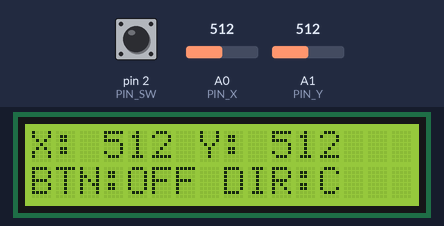
A sketch run on a simulated Arduino Uno, built with avr-gcc and run on an emulated ATmega328P. Shown: 16×2 character LCD. Inputs (shaded band) come from the test bench; at power-on: A0 (PIN_X) = 512, A1 (PIN_Y) = 512, pin 2 (PIN_SW) HIGH. What the sketch prints to the serial monitor is not drawn.

Above: at 1.2 s.
1.3 s: A0 (PIN_X) set to 614
At 2.3 s:
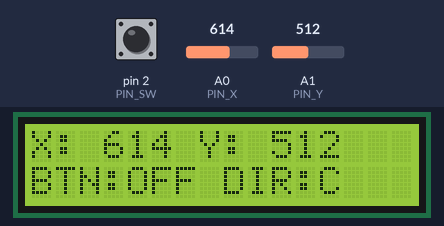
2.8 s: A0 (PIN_X) set to 641
At 3.7 s:
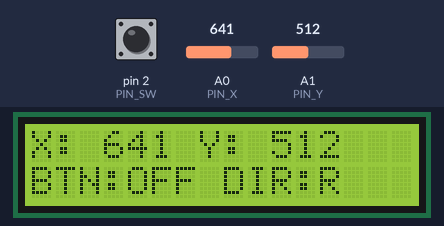
4.4 s: A1 (PIN_Y) set to 615
At 4.9 s:
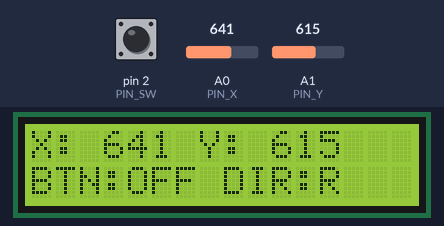
5.9 s: A1 (PIN_Y) set to 635
At 7.2 s:
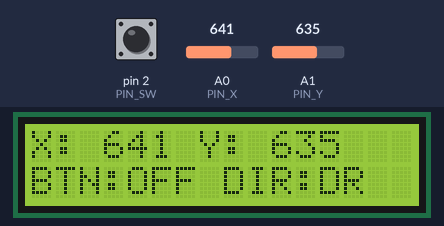
7.5 s: pin 2 (PIN_SW) pulled LOW for 0.15 s
At 7.71 s:
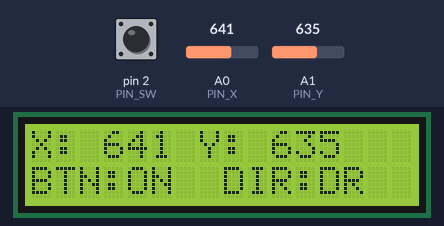
9.2 s: A1 (PIN_Y) set to 0
At 9.7 s:
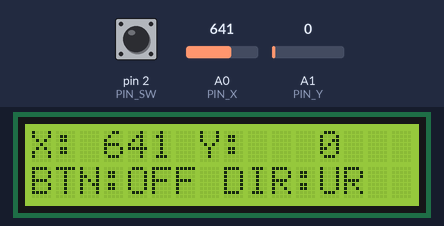
Timing chart, 0 to 11.7 s (numbered marks = the images above; inputs shaded):
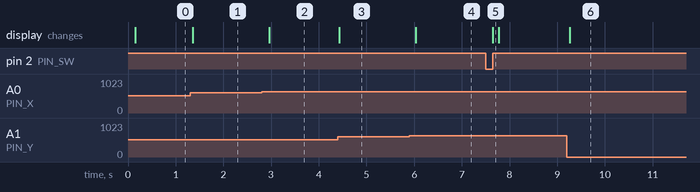

The sketch:

joystick_lcd.ino
```cpp
// KY-023 ジョイスティックの X/Y/ボタンを I2C 1602 LCD に表示する。
// 併せて Serial にも "x,y,sw" CSV を送出するので docs/ の Web ページでも使える。
//
// 配線:
//   [KY-023]                 [LCD I2C (PCF8574)]
//   GND -> GND               GND -> GND
//   +5V -> 5V                VCC -> 5V
//   VRx -> A0                SDA -> A4
//   VRy -> A1                SCL -> A5
//   SW  -> D2 (INPUT_PULLUP)
//
//   ※ UNO R4 は I2C 外部 pull-up 抵抗が必須(SDA->5V, SCL->5V, 4.7k〜10k)。
//      無いと LCD が無反応になる(CLAUDE.md / i2c_scan 参照)。
#include <Wire.h>
#include <LiquidCrystal_I2C.h>

LiquidCrystal_I2C lcd(0x27, 16, 2);  // (address, cols, rows)

const int PIN_X = A0;
const int PIN_Y = A1;
const int PIN_SW = 2;

const int LOW_TH = 400;   // 中央(約512)からの傾き判定しきい値
const int HIGH_TH = 624;
const unsigned long LCD_INTERVAL = 120;  // LCD 更新間隔[ms](I2C は遅い→間引く)

unsigned long lastLcd = 0;

void setup() {
  Serial.begin(115200);
  pinMode(PIN_SW, INPUT_PULLUP);
  lcd.init();
  lcd.backlight();
  lcd.setCursor(0, 0);
  lcd.print("JoyStick LCD");
  lcd.setCursor(0, 1);
  lcd.print("connect...");
}

// X/Y のしきい値から方向ラベル(最大2文字: U/D/L/R 組合せ, 中央は C)を作る。
void direction(int x, int y, char *out) {
  int i = 0;
  if (y < LOW_TH) out[i++] = 'U';
  else if (y > HIGH_TH) out[i++] = 'D';
  if (x < LOW_TH) out[i++] = 'L';
  else if (x > HIGH_TH) out[i++] = 'R';
  if (i == 0) out[i++] = 'C';
  out[i] = '\0';
}

void loop() {
  int x = analogRead(PIN_X);
  int y = analogRead(PIN_Y);
  int sw = digitalRead(PIN_SW);  // 1=離す, 0=押下

  // Serial: Web ページ互換の CSV
  Serial.print(x);
  Serial.print(',');
  Serial.print(y);
  Serial.print(',');
  Serial.println(sw);

  // LCD: 間引いて更新(固定幅 + 空白 pad で残像防止)
  unsigned long now = millis();
  if (now - lastLcd >= LCD_INTERVAL) {
    lastLcd = now;
    char line[17];
    char dir[3];
    direction(x, y, dir);

    snprintf(line, sizeof(line), "X:%4d Y:%4d", x, y);  // 13文字
    lcd.setCursor(0, 0);
    lcd.print(line);
    lcd.print("   ");  // 残り桁を空白で消す

    snprintf(line, sizeof(line), "BTN:%s DIR:%s", sw == 0 ? "ON " : "OFF", dir);
    lcd.setCursor(0, 1);
    lcd.print(line);
    lcd.print("  ");
  }

  delay(20);
}
```

Measured:
- the behaviour switches between 624 and 625 on A0 (PIN_X) (found by bisection; images 1 and 2)
- the behaviour switches between 624 and 625 on A1 (PIN_Y) (found by bisection; images 3 and 4)
- after the input at 1.3 s, the display: changes after 0.06 s (image 1)
- after the input at 2.8 s, the display: changes after 0.16 s (image 2)
- after the input at 4.4 s, the display: changes at once (image 3)
- after the input at 5.9 s, the display: changes after 0.14 s (image 4)
- after the input at 7.5 s, the display: changes after 0.15 s (image 5)
- after the input at 9.2 s, the display: changes after 0.07 s (image 6)
